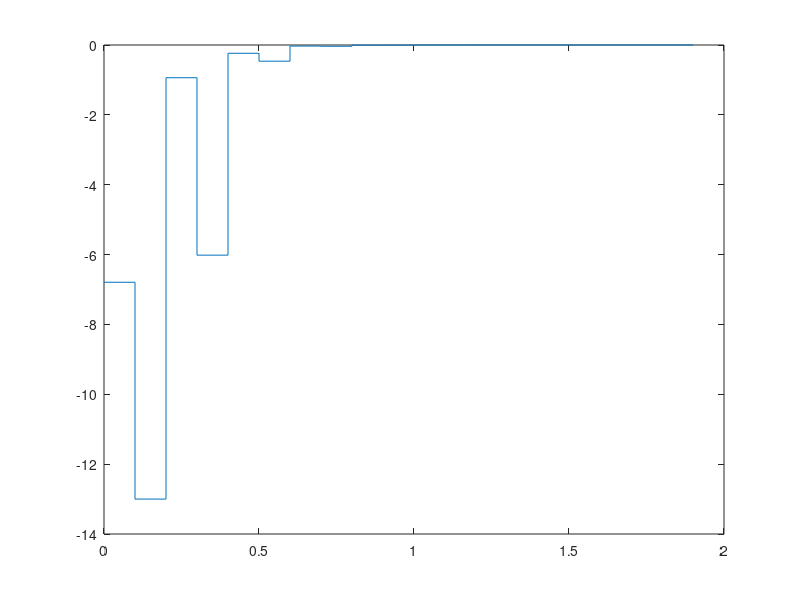
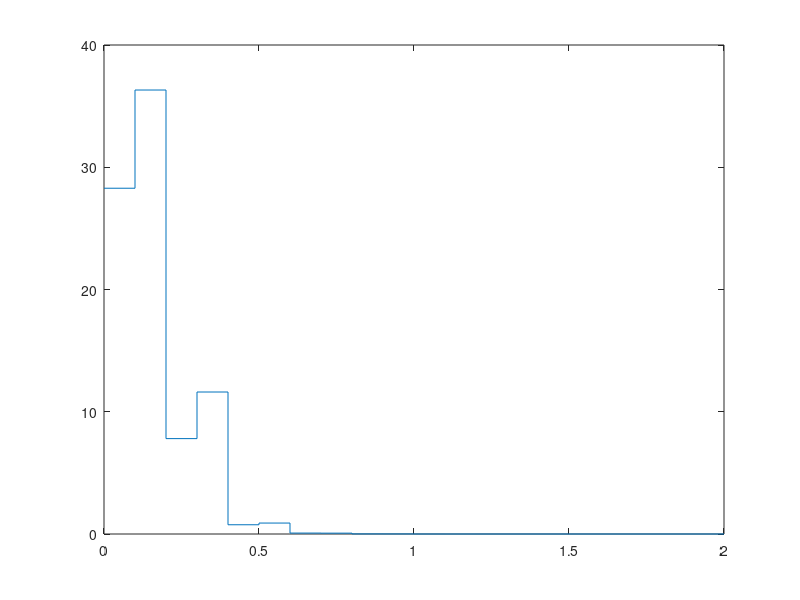
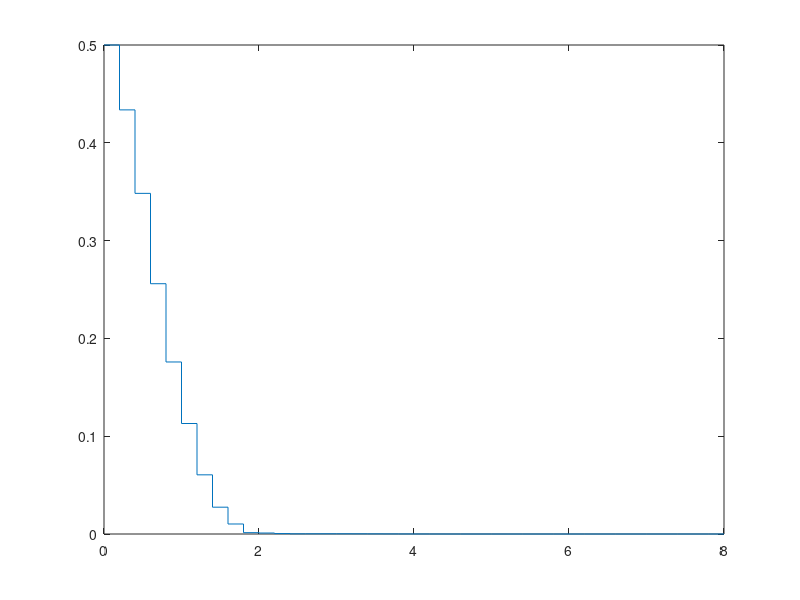
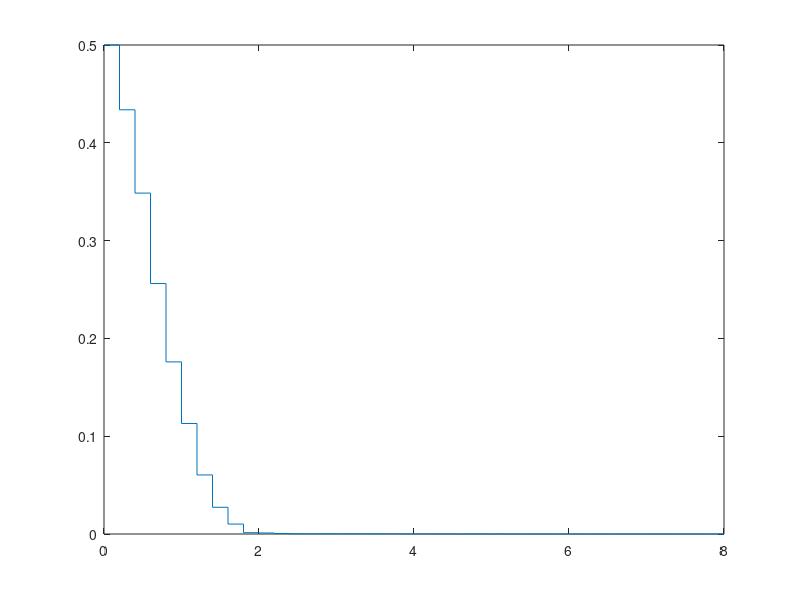

Reproduce these figures in MATLAB, in order.
%% RH just input constraints
close all
clear

A = [0.3 1.5; 0.5 -0.4];
B = [0;1];
x0 = [20;20];
Ts = 0.1
Acal = [A;A^2;A^3];
Bcal = [B zeros(2,1) zeros(2,1); A*B B zeros(2,1); A^2*B A*B B];

Q = [20 0; 0 5];
Qcal = blkdiag(Q,Q,Q);
Rcal = blkdiag(5,5,5);

H = 2*(Bcal'*Qcal*Bcal + Rcal);
H = (H+H')/2;
F = 2*Acal'*Qcal*Bcal;

G = [eye(3);-eye(3)];
h = 13*ones(6,1);

x_k = x0;

x_traj(:,1) = x0;

for kk = 1: 20
    U = quadprog(H, x_traj(:,kk)'*F,G,h);
    u_traj(kk) = U(1);
    x_traj(:,kk+1) = A*x_traj(:,kk)+B*U(1);
end

figure
stairs(0:Ts:(Ts*19), u_traj);

figure
stairs(0:Ts:Ts*20, sqrt(x_traj(1,:).^2 + x_traj(2,:).^2))


%% RH with state constraints
close all
clear

A = [0.9616 0.1878; -0.3756 0.8677];
B = [0.0192;0.1878];
x_k = [-0.3; 0.4];
Ts = 0.2;

Acal = [A;A^2;A^3];
Bcal = [B zeros(2,1) zeros(2,1); A*B B zeros(2,1); A^2*B A*B B];
Q = [5 0 ; 0 1];
Qcal = blkdiag(Q,Q,Q);
Rcal = blkdiag(0.1, 0.1, 0.1);

H = 2*(Bcal'*Qcal*Bcal + Rcal);
H = (H+H')/2;
F = 2*Acal'*Qcal*Bcal;

Gu = [eye(3);-eye(3)];
hu = 0.5*ones(6,1);
Gx = Bcal;
G = [Gu;Gx];

x_traj(:,1) = x_k;
xmax = [0;0.5];

for kk=1:40
    
    hx = -Acal*x_k + repmat(xmax,3,1);
    
    h = [hu;hx];
    U = quadprog(H,x_k'*F,G,h);
    x_traj(:,kk+1) = A*x_k + B*U(1);
    x_k = x_traj(:,end);
    
end

figure
stairs(0:Ts:40*Ts, sqrt(x_traj(1,:).^2+x_traj(2,:).^2))


%% RH with state constraints (again)
close all
clear
A = [0.9616 0.1878; -0.37656 0.8677];
B = [0.0192;0.1878];
x0 = [-0.3;0.4];
Ts = 0.2;
Q = [5 0; 0 1];
R = 0.1;
Acal = [A;A^2;A^3];
Bcal = [B zeros(2,1) zeros(2,1); A*B B zeros(2,1); A^2*B A*B B];
Qcal = blkdiag(Q,Q,Q);
Rcal = blkdiag(R,R,R);

H = 2*(Bcal'*Qcal*Bcal + Rcal);
H = (H+H')/2;
F = 2*Acal'*Qcal*Bcal;

Gu = [eye(3);-eye(3)];
Gx = Bcal;
G = [Gu;Gx];

hu = 0.5*ones(6,1);
x_traj(:,1) = x0;
xmax = [0;0.5];
for kk=1:40
    hx = -Acal*x_traj(:,kk) + repmat(xmax,3,1);
    h = [hu;hx];
    U = quadprog(H, x_traj(:,kk)'*F,G,h);
    x_traj(:,kk+1) = A*x_traj(:,kk) + B*U(1);

end

figure
stairs(0:Ts:40*Ts, sqrt(x_traj(1,:).^2+x_traj(2,:).^2));


%% 1dof responses and value at k-> inf
close all
clear
z = tf('z',1);

C = 0.01*(z-0.2)/(z-0.8);
G = (z-1)/(z^2-0.2*z+0.02);

L = minreal(zpk(C*G),1e-2);
W = minreal(zpk(L/(1+L)),1e-2);
R = 2*z/(z-1);
Yr = W*R;
[nY,dY] = tfdata(Yr,'v');
[r,p,k] = residuez(nY,dY)

% complex p

M = abs(r(3)); M2 = 2*M
phi = angle(r(3))
nu = abs(p(3))
theta = angle(p(3))


y_temp = minreal(zpk((z-1)*Yr),1e-2);
Y_inf = dcgain(y_temp)


W_1 = minreal(zpk(G/(1+L)),1e-2);
Yd1 = minreal(zpk(W_1*(z/(z-1))),1e-2);

y_temp = minreal(zpk((z-1)*Yd1),1e-2);

Yinf1 = dcgain(y_temp)


%% finite horizon unconstrained
close all
clear
A = [0.3 1.5; 0.5 -0.4];
B = [0;1];
x0 = [20;20];
Ts = 0.1;
Q = [20 0; 0 5];

Ac = [A;A^2;A^3];
Bc = [B zeros(2,1) zeros(2,1); A*B B zeros(2,1); A^2*B A*B B];
Qc = blkdiag(Q,Q,Q);
Rc = blkdiag(5,5,5);

H = 2*(Bc'*Qc*Bc + Rc);
F = 2*Ac'*Qc*Bc;

U = -H\(F'*x0)

%% finite horizon constrained 
close all
clear
A = [0.3 1.5; 0.5 -0.4];
B = [0; 1];
x0 = [20;20];
Ac = [A;A^2;A^3];
Bc = [B zeros(2,1) zeros(2,1); A*B B zeros(2,1); A^2*B A*B B];
Q = [20 0; 0 5];
Qc = blkdiag(Q,Q,Q);
Rc = blkdiag(5,5,5);

H = 2*(Bc'*Qc*Bc + Rc);
H = (H+H')/2;
F = 2*Ac'*Qc*Bc;

h = 13*ones(6,1);
G = [eye(3);-eye(3)];

U = quadprog(H, x0'*F,G,h)

X = Ac*x0 +Bc*U
